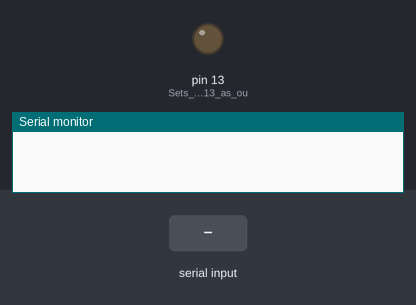
A sketch run on a simulated Arduino Uno, built with avr-gcc and run on an emulated ATmega328P. Shown: output pins drawn as LEDs (lit = HIGH), the last lines printed to the serial monitor. The test bench sets the inputs (shaded band).

Above: at 1.2 s.
1.3 s: "1\n" received over Serial
At 2.5 s:
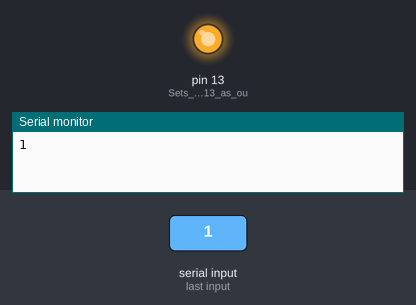
2.8 s: "0\n" received over Serial
At 3.6 s:
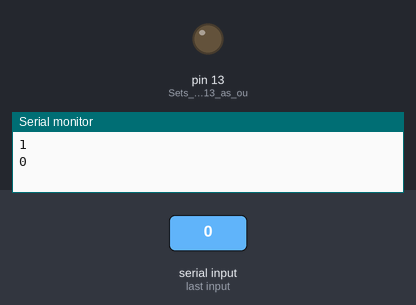
Timing chart, 0 to 5.8 s (numbered marks = the images above; inputs shaded):
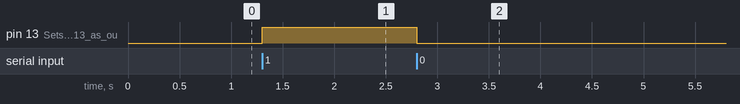

Measured:
- after the input at 1.3 s, pin 13 (Sets_digital_pin_13_as_ou): LOW → HIGH at once
- after the input at 2.8 s, pin 13 (Sets_digital_pin_13_as_ou): HIGH → LOW at once

The sketch:

Blutooth_basic.ino
```cpp
char Incoming_value = 0;                //Variable for storing Incoming_value
void setup()
{
  Serial.begin(9600);         //Sets the data rate in bits per second (baud) for serial data transmission
  pinMode(13, OUTPUT);   //Sets digital pin 13 as output pin

}
void loop()
{
  if(Serial.available() > 0)
  {
    Incoming_value = Serial.read();      //Read the incoming data and store it into variable Incoming_value
    Serial.print(Incoming_value);        //Print Value of Incoming_value in Serial monitor
    Serial.print("\n");        //New line
    if(Incoming_value == '1')            //Checks whether value of Incoming_value is equal to 1
      digitalWrite(13, HIGH);  //If value is 1 then LED turns ON
    else if(Incoming_value == '2')       //Checks whether value of Incoming_value is equal to 0
      digitalWrite(12, HIGH);   //If value is 0 then LED turns OFF
      else if(Incoming_value == '0')
      {
        digitalWrite(12,LOW);
        digitalWrite(13,LOW);
        }
  }

}
```
